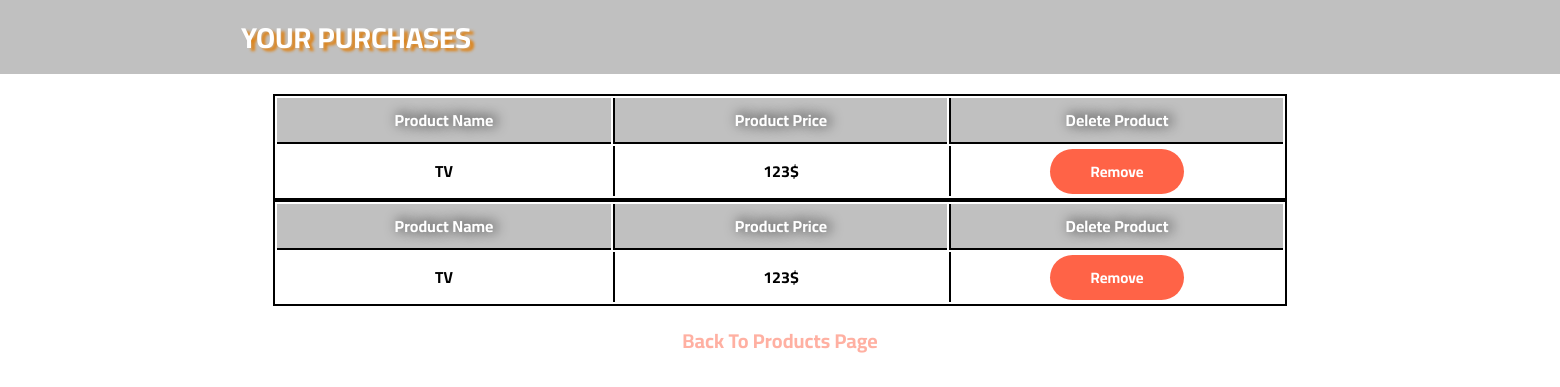
The app's page /card.php (signed in) with its own data.
### tables this page shows
CREATE TABLE `addcard` (
  `id` int(11) NOT NULL,
  `name` varchar(100) NOT NULL,
  `price` varchar(100) NOT NULL,
  `user_id` int(11) NOT NULL
);

### card.php (the view, shortened to what this page needs)
<!DOCTYPE html>
<html lang="en">
<head>
    <link rel="stylesheet" href="css/card.css">
</head>
<body>
    <?php
    include('config.php');
    $empty_or_not="";
    $cart_id = $_SESSION['user_id'];
    $result = mysqli_query($con, "SELECT * FROM addcard  where user_id='$cart_id' ");
    if (mysqli_num_rows($result) > 0) {
        $empty_or_not="Your Purchases";
    }
    else {
        $empty_or_not="Your Card Is Empty";
    }
    ?>
    <header id="header"><span><?php echo $empty_or_not ?></span></header>
    <?php
    while ($row = mysqli_fetch_array($result)) {
        echo "
        <main>
        <table class='table'>
            <thead>
                <tr>
                    <th scope='col'class='th1'>Product Name</th>
                    <th scope='col'class='th2'>Product Price</th>
                    <th scope='col'class='th3'>Delete Product</th>
                </tr>
            </thead>
            <tbody>
                <tr>
                    <td class='td1'>$row[name]</td>
                    <td class='td2'>$row[price]</td>
                    <td class='td3  '> <a  id='link' href='del_card.php? id=$row[id]' class='btn'> Remove </a></td>
                </tr>
            </tbody>
        </table>
    </main>
        ";
    } ?>
    <p><a id="back" href="shop.php">Back To Products Page</a></p>
</body>
</html>

### CSS/card.css (style rules this page uses)
body { padding:0px; margin: 0px; text-align: center; }
table { margin: 0; padding: 0; border: 2px solid black; width: 65%; font-family: 'Cairo', sans-serif; text-align: center; margin-right: auto; margin-left: auto; table-layout: fixed; }
.th2, .th3 { color: white; border-bottom: 2px solid black; border-left: 2px solid black; padding: 7px; background-color: silver; text-shadow: 3px -1px 13px black; }
.th1 { color: white; border-bottom: 2px solid black; background-color: silver; padding: 7px; text-shadow: 3px -1px 13px black; }
td { text-align: center; padding: 10px; font-weight: bold; }
#link { text-decoration: none; color: white; padding: 8px; padding-left: 40px; padding-right: 40px; width: 40%; font-weight: bold; font-size: 15px; cursor: pointer; font-family: 'Cairo', sans-serif; margin-bottom: 16px; border-radius: 5em; background-color: tomato; }
.td2, .td3 { border-left: 2px solid black; }
#back { text-decoration: none; font-size: 20px; color: tomato; font-family: 'Cairo', sans-serif; font-weight: bold; opacity: 50%; }
#header { background-color: silver; font-family: 'Cairo', sans-serif; font-weight: bold; width: 100%; text-decoration: none; margin-top: 0; margin-bottom: 20px; padding: 10px 200px; text-transform: uppercase; font-weight: 700; font-size: 1.8em; }
span { color: white; text-shadow: 4px 3px 3px #de8317; opacity: 100%; text-decoration: none; margin-right: 80%; }

### records on screen
addcard: name "TV", price "123$"
addcard: name "TV", price "123$"

### other values on screen
$empty_or_not "YOUR PURCHASES"
